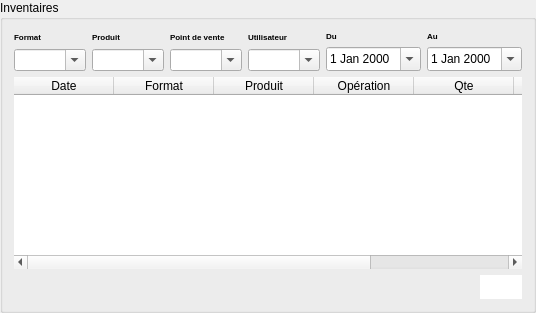
       <widget class="QGroupBox" name="groupBox_3">
        <property name="minimumSize">
         <size>
          <width>0</width>
          <height>0</height>
         </size>
        </property>
        <property name="title">
         <string>Inventaires</string>
        </property>
        <layout class="QVBoxLayout" name="verticalLayout_11">
         <item>
          <layout class="QHBoxLayout" name="horizontalLayout_3">
           <item>
            <layout class="QVBoxLayout" name="verticalLayout_17">
             <item>
              <widget class="QLabel" name="label_12">
               <property name="styleSheet">
                <string notr="true">font-weight:bold;
font-size:8px;</string>
               </property>
               <property name="text">
                <string>Format</string>
               </property>
              </widget>
             </item>
             <item>
              <widget class="QComboBox" name="inventaire_format">
               <property name="editable">
                <bool>true</bool>
               </property>
              </widget>
             </item>
            </layout>
           </item>
           <item>
            <layout class="QVBoxLayout" name="verticalLayout_6">
             <item>
              <widget class="QLabel" name="label">
               <property name="styleSheet">
                <string notr="true">font-weight:bold;
font-size:8px;</string>
               </property>
               <property name="text">
                <string>Produit</string>
               </property>
               <property name="alignment">
                <set>Qt::AlignLeading|Qt::AlignLeft|Qt::AlignVCenter</set>
               </property>
              </widget>
             </item>
             <item>
              <widget class="QComboBox" name="inventaire_type">
               <property name="editable">
                <bool>true</bool>
               </property>
              </widget>
             </item>
            </layout>
           </item>
           <item>
            <layout class="QVBoxLayout" name="verticalLayout_7">
             <item>
              <widget class="QLabel" name="label_2">
               <property name="styleSheet">
                <string notr="true">font-weight:bold;
font-size:8px;</string>
               </property>
               <property name="text">
                <string>Point de vente</string>
               </property>
               <property name="alignment">
                <set>Qt::AlignLeading|Qt::AlignLeft|Qt::AlignVCenter</set>
               </property>
              </widget>
             </item>
             <item>
              <widget class="QComboBox" name="inventaire_point_vente">
               <property name="editable">
                <bool>true</bool>
               </property>
              </widget>
             </item>
            </layout>
           </item>
           <item>
            <layout class="QVBoxLayout" name="slfjslfs">
             <item>
              <widget class="QLabel" name="label_3">
               <property name="styleSheet">
                <string notr="true">font-weight:bold;
font-size:8px;</string>
               </property>
               <property name="text">
                <string>Utilisateur</string>
               </property>
               <property name="alignment">
                <set>Qt::AlignLeading|Qt::AlignLeft|Qt::AlignVCenter</set>
               </property>
              </widget>
             </item>
             <item>
              <widget class="QComboBox" name="inventaire_utilisateurs">
               <property name="editable">
                <bool>true</bool>
               </property>
              </widget>
             </item>
            </layout>
           </item>
           <item>
            <layout class="QVBoxLayout" name="inventaire_du">
             <item>
              <widget class="QLabel" name="label_4">
               <property name="styleSheet">
                <string notr="true">font-weight:bold;
font-size:8px;</string>
               </property>
               <property name="text">
                <string>Du</string>
               </property>
               <property name="alignment">
                <set>Qt::AlignLeading|Qt::AlignLeft|Qt::AlignVCenter</set>
               </property>
              </widget>
             </item>
             <item>
              <widget class="QDateEdit" name="inventaire_du_2">
               <property name="styleSheet">
                <string notr="true">height:18px</string>
               </property>
               <property name="calendarPopup">
                <bool>true</bool>
               </property>
              </widget>
             </item>
            </layout>
           </item>
           <item>
            <layout class="QVBoxLayout" name="verticalLayout_10">
             <item>
              <widget class="QLabel" name="label_5">
               <property name="styleSheet">
                <string notr="true">font-weight:bold;
font-size:8px;</string>
               </property>
               <property name="text">
                <string>Au</string>
               </property>
               <property name="alignment">
                <set>Qt::AlignLeading|Qt::AlignLeft|Qt::AlignVCenter</set>
               </property>
              </widget>
             </item>
             <item>
              <widget class="QDateEdit" name="inventaire_au">
               <property name="styleSheet">
                <string notr="true">height:18px</string>
               </property>
               <property name="calendarPopup">
                <bool>true</bool>
               </property>
              </widget>
             </item>
            </layout>
           </item>
          </layout>
         </item>
         <item>
          <widget class="QTableWidget" name="table_inventaire">
           <property name="autoFillBackground">
            <bool>true</bool>
           </property>
           <property name="frameShape">
            <enum>QFrame::NoFrame</enum>
           </property>
           <property name="autoScroll">
            <bool>false</bool>
           </property>
           <property name="alternatingRowColors">
            <bool>true</bool>
           </property>
           <property name="gridStyle">
            <enum>Qt::DashDotDotLine</enum>
           </property>
           <attribute name="horizontalHeaderStretchLastSection">
            <bool>true</bool>
           </attribute>
           <attribute name="verticalHeaderVisible">
            <bool>false</bool>
           </attribute>
           <attribute name="verticalHeaderStretchLastSection">
            <bool>false</bool>
           </attribute>
           <column>
            <property name="text">
             <string>Date</string>
            </property>
           </column>
           <column>
            <property name="text">
             <string>Format</string>
            </property>
           </column>
           <column>
            <property name="text">
             <string>Produit</string>
            </property>
           </column>
           <column>
            <property name="text">
             <string>Opération</string>
            </property>
           </column>
           <column>
            <property name="text">
             <string>Qte</string>
            </property>
           </column>
           <column>
            <property name="text">
             <string>PU</string>
            </property>
           </column>
           <column>
            <property name="text">
             <string>Valeur</string>
            </property>
           </column>
          </widget>
         </item>
         <item>
          <layout class="QHBoxLayout" name="horizontalLayout_16">
           <item>
            <widget class="QLabel" name="label_6">
             <property name="styleSheet">
              <string notr="true">font-size:12px;
font-weight:bold;
color:rgb(170,0,0);</string>
             </property>
             <property name="text">
              <string/>
             </property>
            </widget>
           </item>
           <item>
            <spacer name="horizontalSpacer_6">
             <property name="orientation">
              <enum>Qt::Horizontal</enum>
             </property>
             <property name="sizeHint" stdset="0">
              <size>
               <width>40</width>
               <height>20</height>
              </size>
             </property>
            </spacer>
           </item>
           <item>
            <widget class="QPushButton" name="pushButton_2">
             <property name="styleSheet">
              <string notr="true">padding:5px;
background-color:white;
border:none;
</string>
             </property>
             <property name="text">
              <string/>
             </property>
             <property name="icon">
              <iconset resource="img.qrc">
               <normaloff>:/img/images/imprimer.png</normaloff>:/img/images/imprimer.png</iconset>
             </property>
             <property name="iconSize">
              <size>
               <width>16</width>
               <height>16</height>
              </size>
             </property>
            </widget>
           </item>
          </layout>
         </item>
        </layout>
       </widget>
